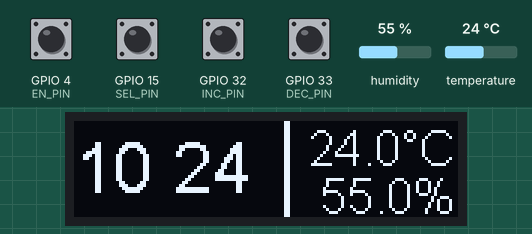
Recording of a program running on a simulated ESP32. On the bench: 128×32 one-colour display. The test bench sets the inputs (shaded band); at power-on: GPIO 4 (EN_PIN), GPIO 15 (SEL_PIN), GPIO 32 (INC_PIN), GPIO 33 (DEC_PIN) HIGH, humidity 55 %, temperature 24 °C. The local clock reads 2024-03-15 10:24:30 at power-on unless the program sets it; what the program prints to the serial monitor is not drawn.

Above: at 1.8 s.
1.9 s: GPIO 4 (EN_PIN) pulled LOW for 0.6 s
At 3.3 s:
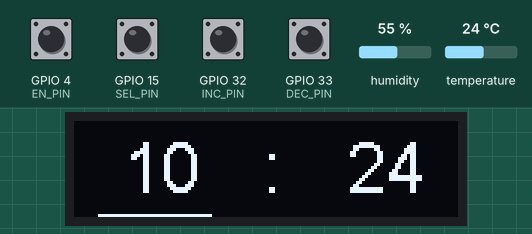
4.0 s: GPIO 15 (SEL_PIN) pulled LOW for 0.6 s
At 5.0 s:
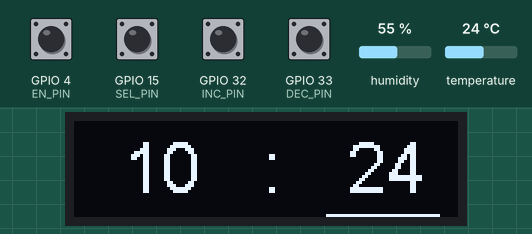
6.1 s: GPIO 32 (INC_PIN) pulled LOW for 0.6 s
At 6.6 s:
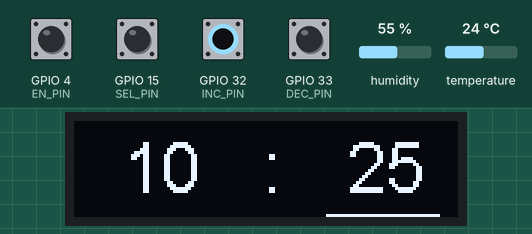
8.2 s: GPIO 4 (EN_PIN) pulled LOW for 1 s
At 8.5 s:
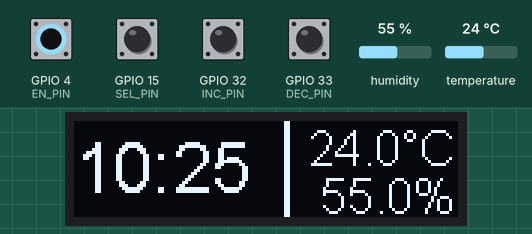
10.7 s: humidity set to 22 %
At 11.9 s:
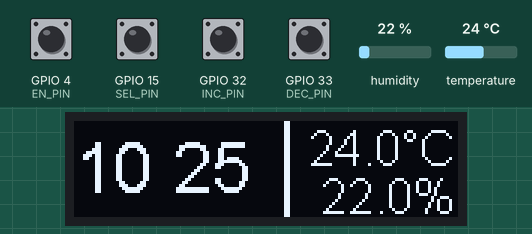
12.8 s: temperature set to 12 °C
At 14.1 s:
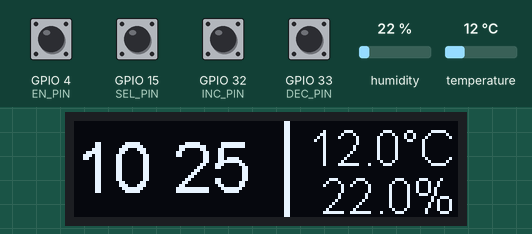
Timing chart, 0 to 15.8 s (numbered marks = the images above; inputs shaded):
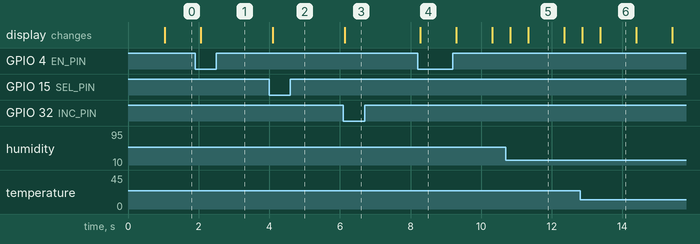

The program:

main.cpp
```cpp
#include <Arduino.h>
#include "TempSensor.h"
#include "RtcCom.h"
#include "TouchSync.h"
#include "OLedOut.h"

void setup()
{
    // Watch out, if using PIO you need to specify monitor_speed in platform.io file
    Serial.begin(115200);
    Serial.println("--------- Setup Starting ---------");

    // Setup auxiliary Wire/I2C inteface to free up the main bus
    if (!Wire1.begin(18, 19))
    {
        // Well shit, no project lmao
        Serial.println("Failed to setup Wire1! No OLED!");
    }
    else
    {
        if (!daelus_oled_setup())
        {
            // Well shit, no project lmao
            Serial.println("Failed to setup OLED!");
        }
    }
    daelus_sensor_setup();
    if (!daelus_rtc_setup())
    {
        // We are truly fucked, time is the main part of the display
        Serial.println("Failed to setup RTC!");
    }
    Serial.println("---------   Setup Done   ---------");
}

void loop()
{
    // Sensor data variables
    float tmp, hum;
    if (daelus_sensor_readTemp(&tmp) && daelus_sensor_readHum(&hum))
    {
        // Heat index calculation is fucked, don't use it
        // UPDATE: Too late lol, at least I didn't write it out to the OLED (not enough space; 1 inch issue kek)
        Serial.printf("%.2f°C - %.2f%% (%.2f°C)\n", tmp, hum, daelus_sensor_computeHI(tmp, hum));
    }
    else
    {
        Serial.println("Temp read failed!");
    }

    // Time variable
    DateTime dtime;
    if (daelus_rtc_getTime(&dtime))
    {
        Serial.printf("%i:%i:%i - %i.%i.%i\n", dtime.hour(), dtime.minute(), dtime.second(), dtime.day(), dtime.month(), dtime.year());

        // True if we entered tsync and changed time
        if (daelus_tsync_tick(&dtime))
        {
            // Synchronize RTC module's time
            daelus_rtc_setTime(dtime);
        }
    }
    else
    {
        Serial.println("Time read failed!");
    }

    // Specify data we want to send to the OLED
    daelus_oled_data data = {
        .hour = dtime.hour(),
        .minute = dtime.minute(),
        .temp = tmp,
        .hum = hum,
        .state = dae_oled_clock,
        // Blink only on odd seconds
        .blink = (dtime.second() % 2) != 0
    };

    // Send the data to the OLED
    if (!daelus_oled_draw(data))
    {
        Serial.println("Failed to print to oled!");
    }

    // Wait half second instead of a second to have better clock seconds accuracy
    delay(500);
}
```

OLedOut.h
```cpp
#ifndef DAELUS_OLEDOUT_H
#define DAELUS_OLEDOUT_H

// Required for uint8_t
#include <stdint.h>


/**
 * @brief Enum describing in which mode to write out date to the OLED
*/
enum daelus_oled_state {

    /*! @brief The normal clock view: Time, Second blink, and Sensor data is written to the OLED */
    dae_oled_clock,

    /*! @brief The time synchronization view: Time and Selection (Hour/Minute underline) is written to the OLED */
    dae_oled_tsync
};

/**
 * @brief Structure holding data to send to the OLED screen
*/
struct daelus_oled_data
{
    /*! @brief The hour of the day to display */
    uint8_t hour;

    /*! @brief The minute of the day to display */
    uint8_t minute;

    /*! @brief The temperature in celsius to display */
    float temp;

    /*! @brief The humidity in percent to display */
    float hum;

    /*! @brief The view/state to use when rendering values to display */
    daelus_oled_state state;

    /*! @brief Which number is selected when using time synchronization (false for hour; true for minute) */
    bool tsync_val;

    /*! @brief Whether or not to hide the colon indicator (xx:xx) in the clock view */
    bool blink;
};

/**
 * @brief Sets up all the necessary stuff to communicate to the OLED screen
 * @return Whether or not the setup succeeded
*/
bool daelus_oled_setup();

/**
 * @brief Sends draw data to the OLED screen
 * @param data The draw data to send to the OLED screen
 * @return Whether or not the draw succeeded, will be false if not initialized
*/
bool daelus_oled_draw(daelus_oled_data data);

#endif
```

RtcCom.h
```cpp
#ifndef DAEDALUS_RTCCOM_H
#define DAEDALUS_RTCCOM_H

// Included here just for the DateTime struct
#include <RTClib.h>

/**
 * @brief Sets up all the necessary stuff to interface with the RTC module
*/
bool daelus_rtc_setup();

/**
 * @brief Read the time from the RTC module
 * @note The day, month, and year are not synchronized directly, so don't be surprised when you see 1.1.2000
 * @param result Pointer to where the time read is saved
 * @return Whether or not the read was successful
*/
bool daelus_rtc_getTime(DateTime* result);

/**
 * @brief Write new time to the RTC module
 * @param time The new time to be written/sychronized to the RTC module
 * @return Whether or not the write was successful
*/
bool daelus_rtc_setTime(DateTime time);

#endif
```

TempSensor.h
```cpp
#ifndef DAEDALUS_SENSOR_H
#define DAEDALUS_SENSOR_H

/**
 * @brief Sets up all the necessary stuff to enable reading from the sensor
*/
void daelus_sensor_setup();

/**
 * @brief Reads temperature from the sensor
 * @param result Pointer to where the read temperature is saved (NaN value read in case of faulty connection)
 * @return Whether or not the read was successful
*/
bool daelus_sensor_readTemp(float* result);

/**
 * @brief Reads humidity from the sensor
 * @param result Pointer to where the read humidity is saved (NaN value read in case of faulty connection)
 * @return Whether or not the read was successful
*/
bool daelus_sensor_readHum(float* result);

/**
 * @brief Calculates the Heat Index from temperature and humidity
 * @param tmp Temperature to be used in the calculation
 * @param hum Humidity to be used in the calculation
 * @return The calculated Heat Index value (i.e perceived temperature in celsius)
 * @deprecated Heat Index calculation is fucked at the moment
*/
float daelus_sensor_computeHI(float tmp, float hum);

#endif
```

TouchSync.h
```cpp
#ifndef DAEDALUS_TOUCHSYNC_H
#define DAEDALUS_TOUCHSYNC_H

// Included for the DateTime struct, cba to rip it out and it would prolly breach some kind of licence and I can't be bothered with that
#include <RTClib.h>

/**
 * @brief Handles all time synchronization functions, should be called every loop
 * @param now Pointer to where the new date should we saved
 * @return Whether or not a time synchronization happened
*/
bool daelus_tsync_tick(DateTime* now);

#endif
```

OLedOut.cpp
```cpp
#include "OLedOut.h"
#include "SSD1306Wire.h"

// I2C oled interface
static SSD1306Wire oled = SSD1306Wire(0x3c, SDA, SCL, GEOMETRY_128_32, I2C_TWO);

// Wheter or not the I2C inteface was setup
static bool is_setup = false;

// Extremely stupid, but works
static String padNumber(uint8_t val)
{
    if (val >= 10)
    {
        return String(val);
    }

    return String("0") + String(val);
}

bool daelus_oled_setup()
{
    if (!is_setup)
    {
        if (!oled.init())
        {
            return false;
        }
        // Turn on pixels when drawing
        oled.setColor(WHITE);
        is_setup = true;
        return true;
    }

    return false;
}

bool daelus_oled_draw(daelus_oled_data data)
{
    if (!is_setup) { return false; }
    oled.clear();

    // Diplay the clock view
    if (data.state == dae_oled_clock)
    {
        // Clock graphic
        oled.setFont(ArialMT_Plain_24);
        oled.setTextAlignment(TEXT_ALIGN_LEFT);
        oled.drawString(0, 2, padNumber(data.hour) + (!data.blink ? ":" : " ") + padNumber(data.minute));

        // Vertical separator
        oled.drawRect(70, 0, 2, 32);

        // Temperature and humidity graphic
        oled.setFont(ArialMT_Plain_16);
        oled.setTextAlignment(TEXT_ALIGN_RIGHT);
        oled.drawString(127, 0, String(data.temp, 1U) + "°C");
        oled.drawString(127, 16, String(data.hum, 1U) + "%");
    }
    // Time synchronization view
    else if (data.state == dae_oled_tsync)
    {
        // Clock graphic
        oled.setFont(ArialMT_Plain_24);
        oled.setTextAlignment(TEXT_ALIGN_LEFT);
        oled.drawString(16, 2, padNumber(data.hour) + "   :   " + padNumber(data.minute));

        if (!data.tsync_val)
        {
            // Underline Hour
            oled.drawHorizontalLine(8, 31, 38);
        }
        else
        {
            // Underline Minute
            oled.drawHorizontalLine(84, 31, 38);
        }

    }

    // Send data through I2C interface
    oled.display();

    return true;
}
```

RtcCom.cpp
```cpp
#include "RtcCom.h"

// Variable to hold whether or not we setup the I2C interface
static bool is_setup = false;

// RTC module I2C interface
static RTC_DS3231 rtc = RTC_DS3231();

bool daelus_rtc_setup()
{
    if (!is_setup)
    {
        if (!rtc.begin())
        {
            return false;
        }
        is_setup = true;
    }

    return true;
}

bool daelus_rtc_getTime(DateTime* result)
{
    if (!is_setup) { return false; }
    // This shit coulnd't get easier I swear
    *result = rtc.now();
    return true;
}

bool daelus_rtc_setTime(DateTime time)
{
    if (!is_setup) { return false; }
    // This shit coulnd't get easier I swear
    rtc.adjust(time);
    return true;
}
```

TempSensor.cpp
```cpp
#include "TempSensor.h"
#include "DHT.h"
#include <math.h>

// Interface with the sensor
static DHT tmp_sensor = DHT(23, DHT22);

// Whether or not we setup the interface
static bool is_setup = false;

void daelus_sensor_setup()
{
    if (!is_setup)
    {
        is_setup = true;
        tmp_sensor.begin();
    }
}

bool daelus_sensor_readTemp(float* result)
{
    if (!is_setup) { return false; }
    *result = tmp_sensor.readTemperature();
    return true;
}

bool daelus_sensor_readHum(float* result)
{
    if (!is_setup) { return false; }
    *result = tmp_sensor.readHumidity();
    return true;
}

float daelus_sensor_computeHI(float tmp, float hum)
{
    // Meterologists we wildin' on that funny temperature math
    return (-8.78469475556) +
           (1.61139411 * tmp) +
           (2.33854883889 * hum) +
           (-0.14611605 * tmp * hum) +
           (-0.0012308094 * pow(tmp, 2)) +
           (-0.0164248277778 * pow(hum, 2)) +
           (0.002211732 * pow(tmp, 2) * hum) +
           (0.00072546 * tmp * pow(hum, 2)) +
           (-0.000003582 * pow(tmp * hum, 2));
}
```

TouchSync.cpp
```cpp
#include <stdint.h>
#include <Arduino.h>
#include <RTClib.h>
#include "OLedOut.h"

static const uint8_t THRESHOLD = 40;
static const uint8_t EN_PIN = 4;
static const uint8_t INC_PIN = 32;
static const uint8_t DEC_PIN = 33;
static const uint8_t SEL_PIN = 15;
static bool EN_PIN_state[2] = { false, false };
static bool INC_PIN_state[2] = { false, false };
static bool DEC_PIN_state[2] = { false, false };
static bool SEL_PIN_state[2] = { false, false };

// Check if the previous state was 'not touched' and the current one now is 'touched'
static bool nowPressed(bool state[2])
{
    return state[0] && !state[1];
}

// Updates the state of all touch pins
static void updatePins()
{
    EN_PIN_state[1] = EN_PIN_state[0];
    EN_PIN_state[0] = touchRead(EN_PIN) < THRESHOLD;

    INC_PIN_state[1] = INC_PIN_state[0];
    INC_PIN_state[0] = touchRead(INC_PIN) < THRESHOLD;

    DEC_PIN_state[1] = DEC_PIN_state[0];
    DEC_PIN_state[0] = touchRead(DEC_PIN) < THRESHOLD;

    SEL_PIN_state[1] = SEL_PIN_state[0];
    SEL_PIN_state[0] = touchRead(SEL_PIN) < THRESHOLD;

    Serial.printf("PINS: [%i, %i, %i, %i]\n", EN_PIN_state[0], INC_PIN_state[0], DEC_PIN_state[0], SEL_PIN_state[0]);
}

bool daelus_tsync_tick(DateTime* now)
{
    updatePins();
    // If we pressed the enable pin, go into time synchronization
    if (nowPressed(EN_PIN_state))
    {
        Serial.println("Enter TSync");
        bool selection = false;
        byte hour = now->hour();
        byte minute = now->minute();
        while (true)
        {
            updatePins();
            // Pressed enable again, end time sync
            if (nowPressed(EN_PIN_state))
            {
                Serial.println("Closed TSync");
                break;
            }
            // Change hour/minute selection
            else if (nowPressed(SEL_PIN_state))
            {
                selection = !selection;
                Serial.printf("Selection Toggle: %s\n", selection ? "Minute" : "Hour");
            }
            // Increment hour/minute
            else if (nowPressed(INC_PIN_state))
            {
                if (!selection)
                {
                    hour = (hour + 1) % 24;
                    Serial.printf("Incremented Hour: %i\n", hour);
                }
                else
                {
                    minute = (minute + 1) % 60;
                    Serial.printf("Incremented Minute: %i\n", minute);
                }
            }
            // Decrement hour/minute
            else if (nowPressed(DEC_PIN_state))
            {
                if (!selection)
                {
                    // Can't use '(hour - 1) % 24' as C/C++/C# have this operator return the "wrong" value when dealing with negative numbers
                    hour = hour == 0 ? 23 : hour - 1;
                    Serial.printf("Decremented Hour: %i\n", hour);
                }
                else
                {
                    // Can't use '(minute - 1) % 60' as C/C++/C# have this operator return the "wrong" value when dealing with negative numbers
                    minute = minute == 0 ? 59 : minute - 1;
                    Serial.printf("Decremented Minute: %i\n", minute);
                }
            }
            // Set the draw data
            daelus_oled_data data = {
                .hour = hour,
                .minute = minute,
                .state = dae_oled_tsync,
                .tsync_val = selection,
                .blink = false,
            };
            // And yeet it into the OLED
            if (!daelus_oled_draw(data))
            {
                Serial.println("Failed to print to oled!");
            }
            delay(100);
        }
        // We are done, save the new time
        *now = DateTime(now->year(), now->month(), now->day(), hour, minute, 0);
        return true;
    }

    return false;
}
```

Measured:
- after the input at 1.9 s, the display: changes after 0.16 s (image 1)
- after the input at 4.0 s, the display: changes after 0.10 s (image 2)
- after the input at 6.1 s, the display: changes at once (image 3)
- after the input at 8.2 s, the display: changes after 0.08 s (image 4)
- after the input at 10.7 s, the display: first changes after 0.13 s (image 5 shows a later state)
- after the input at 12.8 s, the display: first changes after 0.07 s (image 6 shows a later state)
- what the display in image 5 shows lasts 1.1 s, from 11.3 s to 12.4 s
